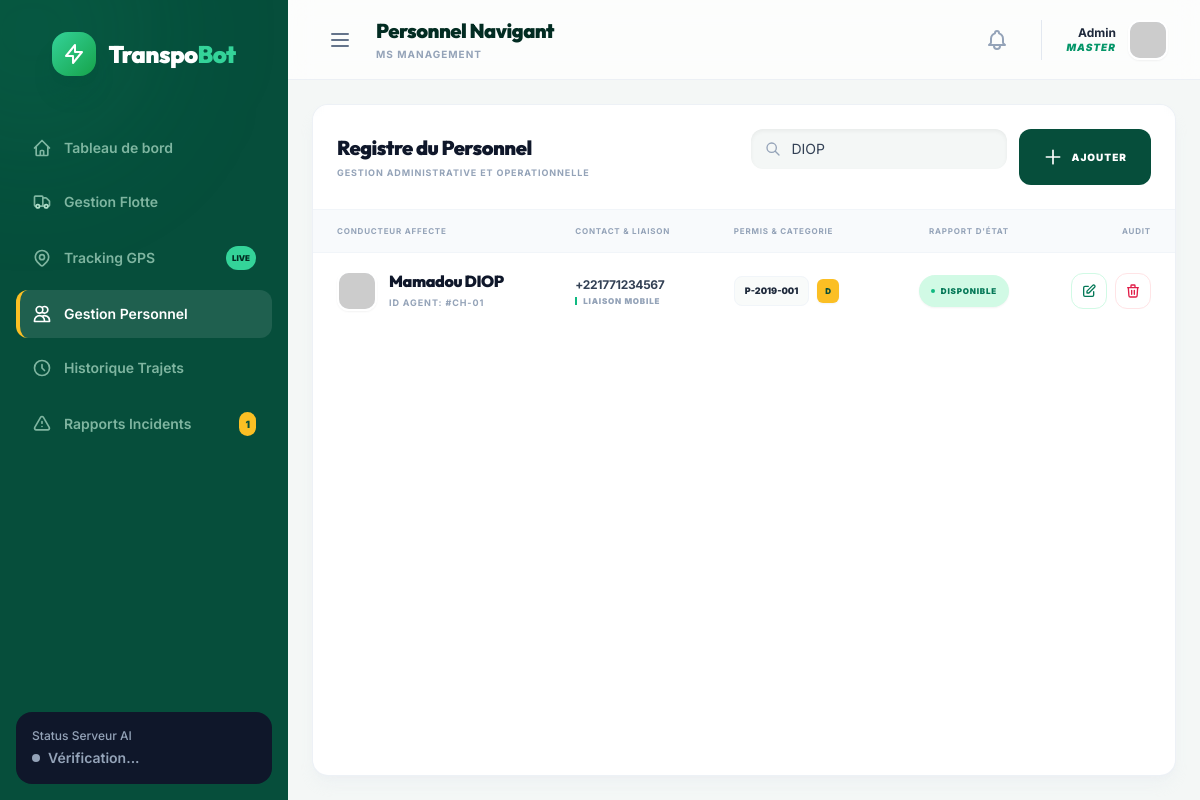
The page /chauffeurs.php?s=DIOP on the database its author committed.
### tables this page shows
CREATE TABLE chauffeurs (
    id INT AUTO_INCREMENT PRIMARY KEY,
    nom VARCHAR(100) NOT NULL,
    prenom VARCHAR(100) NOT NULL,
    telephone VARCHAR(20),
    numero_permis VARCHAR(30) UNIQUE NOT NULL,
    categorie_permis VARCHAR(5),
    disponibilite BOOLEAN DEFAULT TRUE,
    vehicule_id INT,
    date_embauche DATE,
    created_at TIMESTAMP DEFAULT CURRENT_TIMESTAMP,
    FOREIGN KEY (vehicule_id) REFERENCES vehicules(id)
);

### public/chauffeurs.php (shortened to what this page needs)
<?php
require_once 'includes/db.php';
include 'includes/header.php';
$search = $_GET['s'] ?? '';
$query = "SELECT c.*, v.immatriculation as vehicule_nom
          FROM chauffeurs c
          LEFT JOIN vehicules v ON c.vehicule_id = v.id";
if($search) {
    $query .= " WHERE c.nom LIKE :s OR c.prenom LIKE :s OR c.telephone LIKE :s OR v.immatriculation LIKE :s";
    $stmt = $pdo->prepare($query);
    $stmt->execute(['s' => "%$search%"]);
    $chauffeurs = $stmt->fetchAll();
} else {
    $chauffeurs = $pdo->query($query . " ORDER BY c.nom ASC")->fetchAll();
}
?>
<div class="bg-white rounded-2xl border border-slate-200/60 overflow-hidden shadow-lg shadow-slate-200/30 flex-1 flex flex-col min-h-0">
    <div class="p-6 flex flex-col md:flex-row justify-between items-start md:items-center gap-4 bg-white/50 backdrop-blur-sm shrink-0">
        <div>
            <h2 class="text-xl font-display font-black text-slate-900 tracking-tight">Registre du Personnel</h2>
            <p class="text-[9px] text-slate-400 font-bold uppercase tracking-widest mt-1">Gestion administrative et operationnelle</p>
        </div>
        <div class="flex w-full md:w-auto gap-3">
            <form class="relative flex-1 md:w-64">
                <input type="text" name="s" value="<?php echo htmlspecialchars($search); ?>" placeholder="Rechercher..." class="w-full bg-[#f4f7f6] border border-slate-200 rounded-xl py-2.5 pl-10 pr-4 text-sm focus:ring-4 focus:ring-emerald-500/10 outline-none border-none shadow-inner">
                <svg xmlns="http://www.w3.org/2000/svg" class="h-4 w-4 absolute left-3.5 top-3 text-slate-400" fill="none" viewBox="0 0 24 24" stroke="currentColor">
                    <path stroke-linecap="round" stroke-linejoin="round" stroke-width="2" d="M21 21l-6-6m2-5a7 7 0 11-14 0 7 7 0 0114 0z" />
                </svg>
            </form>
            <button onclick="addChauffeur()" class="bg-[#064e3b] text-white px-6 py-2.5 rounded-xl text-[10px] font-black uppercase tracking-widest hover:bg-emerald-800 hover:shadow-lg transition-all flex items-center gap-2">
                <svg xmlns="http://www.w3.org/2000/svg" class="h-5 w-5" fill="none" viewBox="0 0 24 24" stroke="currentColor"><path stroke-linecap="round" stroke-linejoin="round" stroke-width="2" d="M12 4v16m8-8H4" /></svg>
                Ajouter
            </button>
        </div>
    </div>
    <div class="overflow-auto flex-1 custom-scrollbar min-h-0 border-t border-slate-100">
        <table class="w-full text-left border-separate border-spacing-0">
            <thead class="bg-slate-50 text-slate-400 text-[8px] uppercase font-black tracking-widest">
                <tr>
                    <th class="px-6 py-4 border-b border-slate-100">Conducteur Affecte</th>
                    <th class="px-6 py-4 border-b border-slate-100">Contact & Liaison</th>
                    <th class="px-6 py-4 border-b border-slate-100">Permis & Categorie</th>
                    <th class="px-6 py-4 border-b border-slate-100 text-right">Rapport d'État</th>
                    <th class="px-6 py-4 border-b border-slate-100 text-right">Audit</th>
                </tr>
            </thead>
            <tbody class="text-sm divide-y divide-slate-100">
                <?php foreach($chauffeurs as $c): ?>
                <tr class="group hover:bg-emerald-50/40 transition-all duration-300">
                    <td class="px-6 py-4 whitespace-nowrap">
                        <div class="flex items-center gap-3">
                            <div class="w-10 h-10 rounded-xl bg-gradient-to-tr from-slate-100 to-slate-200 border-2 border-white shadow-sm overflow-hidden flex-shrink-0 group-hover:rotate-3 transition-transform">
                                <img src="https://ui-avatars.com/api/?name=<?php echo urlencode($c['prenom'] . ' ' . $c['nom']); ?>&background=064e3b&color=fff" alt="Avatar">
                            </div>
                            <div>
                                <p class="text-slate-900 font-display font-black text-base tracking-tight group-hover:text-emerald-900 transition-colors"><?php echo $c['prenom'] . ' ' . $c['nom']; ?></p>
                                <p class="text-[9px] text-slate-400 font-bold uppercase tracking-widest">ID Agent: #CH-0<?php echo $c['id']; ?></p>
                            </div>
                        </div>
                    </td>
                    <td class="px-6 py-4 whitespace-nowrap">
                        <div class="flex flex-col gap-1">
                            <span class="text-slate-700 font-bold tracking-tight text-xs"><?php echo $c['telephone']; ?></span>
                            <span class="text-[8px] text-slate-400 font-black uppercase tracking-widest border-l-2 border-emerald-500 pl-1.5 leading-none">Liaison Mobile</span>
                        </div>
                    </td>
                    <td class="px-6 py-4 whitespace-nowrap">
                        <div class="flex items-center gap-2">
                            <span class="bg-stone/50 text-slate-800 font-black px-2.5 py-1 rounded-lg border border-slate-100 text-[9px]"><?php echo $c['numero_permis']; ?></span>
                            <span class="bg-amber-400 text-emerald-900 px-2 py-0.5 rounded-md text-[8px] font-black uppercase shadow-sm"><?php echo $c['categorie_permis']; ?></span>
                        </div>
                    </td>
                    <td class="px-6 py-4 text-right whitespace-nowrap">
                        <?php if($c['disponibilite']): ?>
                            <span class="inline-flex items-center gap-1.5 px-3 py-1.5 rounded-full bg-emerald-100 text-emerald-700 text-[8px] font-black uppercase tracking-widest shadow-sm">
                                <span class="w-1 h-1 bg-emerald-500 rounded-full animate-pulse"></span> Disponible
                            </span>
                        <?php else: ?>
                            <span class="inline-flex items-center gap-1.5 px-3 py-1.5 rounded-full bg-rose-100 text-rose-700 text-[8px] font-black uppercase tracking-widest shadow-sm">
                                <span class="w-1 h-1 bg-rose-500 rounded-full"></span> En Mission
                            </span>
                        <?php endif; ?>
                    </td>
                    <td class="px-6 py-4 text-right whitespace-nowrap">
                        <div class="flex justify-end gap-2">
                            <button onclick='editChauffeur(<?php echo json_encode($c); ?>)'
                                    class="w-9 h-9 flex items-center justify-center bg-white text-emerald-700 rounded-xl border border-emerald-100 hover:bg-emerald-700 hover:text-white transition-all duration-300">
                                <svg xmlns="http://www.w3.org/2000/svg" class="h-4 w-4" fill="none" viewBox="0 0 24 24" stroke="currentColor"><path stroke-linecap="round" stroke-linejoin="round" stroke-width="2" d="M11 5H6a2 2 0 00-2 2v11a2 2 0 002 2h11a2 2 0 002-2v-5m-1.414-9.414a2 2 0 112.828 2.828L11.828 15H9v-2.828l8.586-8.586z" /></svg>
                            </button>
                            <a href="actions/delete.php?table=chauffeurs&id=<?php echo $c['id']; ?>"
                               class="w-9 h-9 flex items-center justify-center bg-white text-rose-600 rounded-xl border border-rose-100 hover:bg-rose-600 hover:text-white transition-all duration-300">
                                <svg xmlns="http://www.w3.org/2000/svg" class="h-4 w-4" fill="none" viewBox="0 0 24 24" stroke="currentColor"><path stroke-linecap="round" stroke-linejoin="round" stroke-width="2" d="M19 7l-.867 12.142A2 2 0 0116.138 21H7.862a2 2 0 01-1.995-1.858L5 7m5 4v6m4-6v6m1-10V4a1 1 0 00-1-1h-4a1 1 0 00-1 1v3M4 7h16" /></svg>
                            </a>
                        </div>
                    </td>
                </tr>
                <?php endforeach; ?>
            </tbody>
        </table>
    </div>
</div>
<?php include 'includes/footer.php'; ?>

### rows shown on the page
chauffeurs: prenom "Mamadou", nom "DIOP", id "1", telephone "+221771234567", numero_permis "P-2019-001", categorie_permis "D", disponibilite 1 (drawn)

### other values the page prints
$unresolved_count "1"
